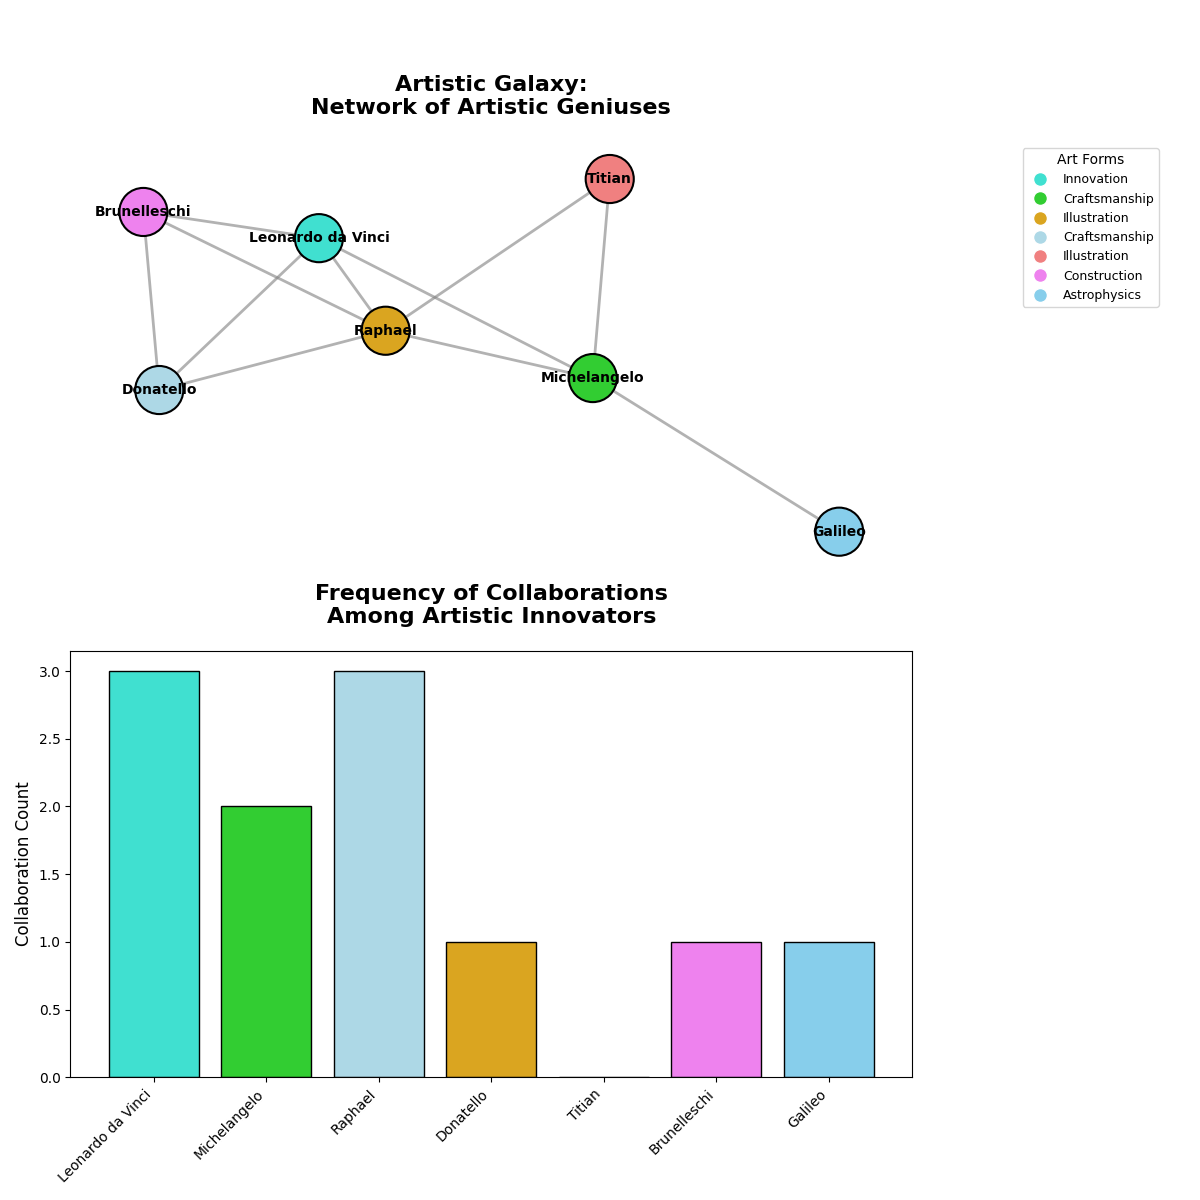

The script that drew this image:
import matplotlib.pyplot as plt
import networkx as nx

G = nx.Graph()

collaborations = {
    'Leonardo da Vinci': ['Michelangelo', 'Donatello', 'Raphael'],
    'Michelangelo': ['Raphael', 'Titian'],
    'Raphael': ['Titian', 'Donatello', 'Brunelleschi'],
    'Donatello': ['Brunelleschi'],
    'Titian': [],
    'Brunelleschi': ['Leonardo da Vinci'],
    'Galileo': ['Michelangelo'],
}

for artist, collaborators in collaborations.items():
    for collaborator in collaborators:
        G.add_edge(artist, collaborator)

node_colors = {
    'Leonardo da Vinci': 'turquoise',
    'Michelangelo': 'limegreen',
    'Raphael': 'goldenrod',
    'Donatello': 'lightblue',
    'Titian': 'lightcoral',
    'Brunelleschi': 'violet',
    'Galileo': 'skyblue',
}

node_color_list = [node_colors[node] for node in G.nodes]
collaboration_count = {artist: len(collaborators) for artist, collaborators in collaborations.items()}

# Changed subplot layout to 2 rows and 1 column
fig, axes = plt.subplots(2, 1, figsize=(12, 12))

pos = nx.spring_layout(G, seed=42)
nx.draw_networkx_nodes(G, pos, ax=axes[0], node_size=1200, node_color=node_color_list, edgecolors='black', linewidths=1.5)
nx.draw_networkx_edges(G, pos, ax=axes[0], width=2, edge_color='gray', style='solid', alpha=0.6)
nx.draw_networkx_labels(G, pos, ax=axes[0], font_size=10, font_weight='bold', verticalalignment='center')
axes[0].set_title("Artistic Galaxy:\nNetwork of Artistic Geniuses", fontsize=16, fontweight='bold', pad=20)
axes[0].axis('off')

legend_labels = {
    'turquoise': 'Innovation',
    'limegreen': 'Craftsmanship',
    'goldenrod': 'Illustration',
    'lightblue': 'Craftsmanship',
    'lightcoral': 'Illustration',
    'violet': 'Construction',
    'skyblue': 'Astrophysics',
}

handles = [plt.Line2D([0], [0], marker='o', color='w', label=label, markerfacecolor=color, markersize=10)
           for color, label in legend_labels.items()]
axes[0].legend(handles=handles, loc='upper right', title="Art Forms", fontsize=9, bbox_to_anchor=(1.3, 1))

axes[1].bar(collaboration_count.keys(), collaboration_count.values(), color=node_color_list, edgecolor='black')
axes[1].set_title("Frequency of Collaborations\nAmong Artistic Innovators", fontsize=16, fontweight='bold', pad=20)
axes[1].set_ylabel("Collaboration Count", fontsize=12)
axes[1].set_xticklabels(collaboration_count.keys(), rotation=45, ha='right')

plt.tight_layout(rect=[0, 0, 1, 0.95])
plt.show()
